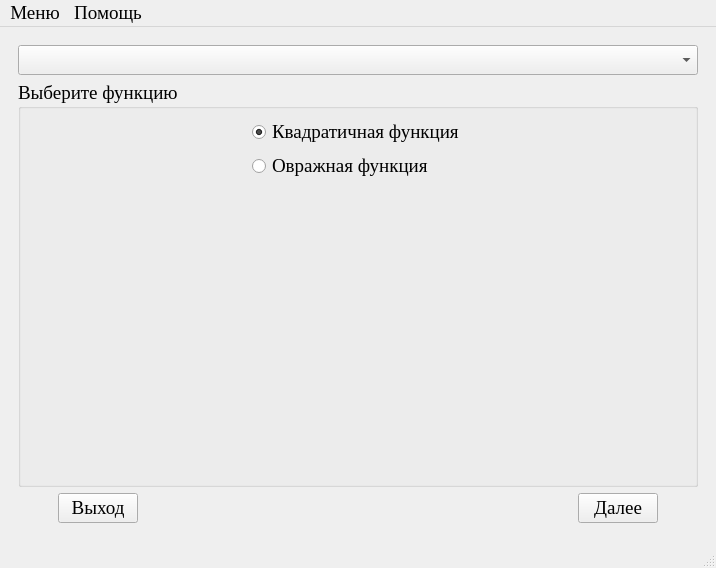
<?xml version="1.0" encoding="UTF-8"?>
<ui version="4.0">
 <class>MainWindow</class>
 <widget class="QMainWindow" name="MainWindow">
  <property name="geometry">
   <rect>
    <x>0</x>
    <y>0</y>
    <width>716</width>
    <height>528</height>
   </rect>
  </property>
  <property name="font">
   <font>
    <family>Times New Roman</family>
    <pointsize>14</pointsize>
   </font>
  </property>
  <property name="windowTitle">
   <string>МОСТ</string>
  </property>
  <property name="windowIcon">
   <iconset resource="data.qrc">
    <normaloff>:/icon/icon.bmp</normaloff>:/icon/icon.bmp</iconset>
  </property>
  <widget class="QWidget" name="centralwidget">
   <layout class="QGridLayout" name="gridLayout_5">
    <item row="0" column="0">
     <widget class="QStackedWidget" name="stackedWidget">
      <property name="currentIndex">
       <number>0</number>
      </property>
      <widget class="QWidget" name="page_3">
       <layout class="QGridLayout" name="gridLayout_4">
        <item row="0" column="0">
         <widget class="QComboBox" name="choiceMethods"/>
        </item>
        <item row="1" column="0">
         <widget class="QGroupBox" name="functions">
          <property name="title">
           <string>Выберите функцию</string>
          </property>
          <layout class="QVBoxLayout" name="verticalLayout_2">
           <item>
            <layout class="QHBoxLayout" name="horizontalLayout_2">
             <item>
              <spacer name="horizontalSpacer_4">
               <property name="orientation">
                <enum>Qt::Horizontal</enum>
               </property>
               <property name="sizeHint" stdset="0">
                <size>
                 <width>40</width>
                 <height>20</height>
                </size>
               </property>
              </spacer>
             </item>
             <item>
              <layout class="QVBoxLayout" name="verticalLayout">
               <item>
                <widget class="QRadioButton" name="quadFunction">
                 <property name="text">
                  <string>Квадратичная функция</string>
                 </property>
                 <property name="checked">
                  <bool>true</bool>
                 </property>
                </widget>
               </item>
               <item>
                <widget class="QRadioButton" name="ravinFunction">
                 <property name="text">
                  <string>Овражная функция</string>
                 </property>
                 <property name="checkable">
                  <bool>false</bool>
                 </property>
                </widget>
               </item>
              </layout>
             </item>
             <item>
              <spacer name="horizontalSpacer_5">
               <property name="orientation">
                <enum>Qt::Horizontal</enum>
               </property>
               <property name="sizeHint" stdset="0">
                <size>
                 <width>40</width>
                 <height>20</height>
                </size>
               </property>
              </spacer>
             </item>
            </layout>
           </item>
           <item>
            <spacer name="verticalSpacer">
             <property name="orientation">
              <enum>Qt::Vertical</enum>
             </property>
             <property name="sizeHint" stdset="0">
              <size>
               <width>20</width>
               <height>202</height>
              </size>
             </property>
            </spacer>
           </item>
          </layout>
         </widget>
        </item>
        <item row="2" column="0">
         <layout class="QHBoxLayout" name="horizontalLayout" stretch="0,0,1,0,0">
          <item>
           <spacer name="horizontalSpacer">
            <property name="orientation">
             <enum>Qt::Horizontal</enum>
            </property>
            <property name="sizeHint" stdset="0">
             <size>
              <width>40</width>
              <height>20</height>
             </size>
            </property>
           </spacer>
          </item>
          <item>
           <widget class="QPushButton" name="exit_button">
            <property name="text">
             <string>Выход</string>
            </property>
           </widget>
          </item>
          <item>
           <spacer name="horizontalSpacer_2">
            <property name="orientation">
             <enum>Qt::Horizontal</enum>
            </property>
            <property name="sizeHint" stdset="0">
             <size>
              <width>40</width>
              <height>20</height>
             </size>
            </property>
           </spacer>
          </item>
          <item>
           <widget class="QPushButton" name="next_button">
            <property name="text">
             <string>Далее</string>
            </property>
           </widget>
          </item>
          <item>
           <spacer name="horizontalSpacer_3">
            <property name="orientation">
             <enum>Qt::Horizontal</enum>
            </property>
            <property name="sizeHint" stdset="0">
             <size>
              <width>40</width>
              <height>20</height>
             </size>
            </property>
           </spacer>
          </item>
         </layout>
        </item>
       </layout>
      </widget>
      <widget class="QWidget" name="page_4">
       <property name="palette">
        <palette>
         <active>
          <colorrole role="WindowText">
           <brush brushstyle="SolidPattern">
            <color alpha="255">
             <red>20</red>
             <green>19</green>
             <blue>18</blue>
            </color>
           </brush>
          </colorrole>
          <colorrole role="Text">
           <brush brushstyle="SolidPattern">
            <color alpha="255">
             <red>20</red>
             <green>19</green>
             <blue>18</blue>
            </color>
           </brush>
          </colorrole>
          <colorrole role="ButtonText">
           <brush brushstyle="SolidPattern">
            <color alpha="255">
             <red>20</red>
             <green>19</green>
             <blue>18</blue>
            </color>
           </brush>
          </colorrole>
         </active>
         <inactive>
          <colorrole role="WindowText">
           <brush brushstyle="SolidPattern">
            <color alpha="255">
             <red>20</red>
             <green>19</green>
             <blue>18</blue>
            </color>
           </brush>
          </colorrole>
          <colorrole role="Text">
           <brush brushstyle="SolidPattern">
            <color alpha="255">
             <red>20</red>
             <green>19</green>
             <blue>18</blue>
            </color>
           </brush>
          </colorrole>
          <colorrole role="ButtonText">
           <brush brushstyle="SolidPattern">
            <color alpha="255">
             <red>20</red>
             <green>19</green>
             <blue>18</blue>
            </color>
           </brush>
          </colorrole>
         </inactive>
         <disabled>
          <colorrole role="WindowText">
           <brush brushstyle="SolidPattern">
            <color alpha="255">
             <red>0</red>
             <green>0</green>
             <blue>0</blue>
            </color>
           </brush>
          </colorrole>
          <colorrole role="Text">
           <brush brushstyle="SolidPattern">
            <color alpha="255">
             <red>0</red>
             <green>0</green>
             <blue>0</blue>
            </color>
           </brush>
          </colorrole>
          <colorrole role="ButtonText">
           <brush brushstyle="SolidPattern">
            <color alpha="255">
             <red>0</red>
             <green>0</green>
             <blue>0</blue>
            </color>
           </brush>
          </colorrole>
         </disabled>
        </palette>
       </property>
       <layout class="QGridLayout" name="gridLayout_6">
        <item row="0" column="0" colspan="2">
         <widget class="QLabel" name="func">
          <property name="alignment">
           <set>Qt::AlignCenter</set>
          </property>
         </widget>
        </item>
        <item row="1" column="0" colspan="2">
         <widget class="QGroupBox" name="groupBox">
          <property name="title">
           <string>Установка значений</string>
          </property>
          <layout class="QGridLayout" name="gridLayout_2">
           <item row="0" column="0">
            <layout class="QHBoxLayout" name="horizontalLayout_5">
             <item>
              <widget class="QRadioButton" name="choiceVar">
               <property name="text">
                <string>Выбор варианта</string>
               </property>
               <property name="checked">
                <bool>true</bool>
               </property>
              </widget>
             </item>
             <item>
              <spacer name="horizontalSpacer_9">
               <property name="orientation">
                <enum>Qt::Horizontal</enum>
               </property>
               <property name="sizeHint" stdset="0">
                <size>
                 <width>40</width>
                 <height>20</height>
                </size>
               </property>
              </spacer>
             </item>
             <item>
              <widget class="QRadioButton" name="inArm">
               <property name="text">
                <string>Ввод вручную</string>
               </property>
              </widget>
             </item>
            </layout>
           </item>
          </layout>
         </widget>
        </item>
        <item row="2" column="0" colspan="2">
         <layout class="QHBoxLayout" name="horizontalLayout_4" stretch="0,0">
          <item>
           <widget class="QLabel" name="label">
            <property name="text">
             <string>Выберите вариант:</string>
            </property>
           </widget>
          </item>
          <item>
           <widget class="QComboBox" name="comboBox"/>
          </item>
         </layout>
        </item>
        <item row="3" column="0">
         <widget class="QGroupBox" name="quadKoef">
          <property name="enabled">
           <bool>false</bool>
          </property>
          <property name="title">
           <string>Коэффициенты</string>
          </property>
          <layout class="QVBoxLayout" name="verticalLayout_3">
           <item>
            <layout class="QGridLayout" name="gridLayout_3" columnstretch="1,6">
             <item row="0" column="0">
              <widget class="QLabel" name="label_2">
               <property name="text">
                <string>A -</string>
               </property>
              </widget>
             </item>
             <item row="0" column="1">
              <widget class="QLineEdit" name="a">
               <property name="text">
                <string/>
               </property>
              </widget>
             </item>
             <item row="1" column="0">
              <widget class="QLabel" name="label_3">
               <property name="text">
                <string>B -</string>
               </property>
              </widget>
             </item>
             <item row="1" column="1">
              <widget class="QLineEdit" name="b">
               <property name="text">
                <string/>
               </property>
              </widget>
             </item>
             <item row="2" column="0">
              <widget class="QLabel" name="label_4">
               <property name="text">
                <string>C -</string>
               </property>
              </widget>
             </item>
             <item row="2" column="1">
              <widget class="QLineEdit" name="c">
               <property name="text">
                <string/>
               </property>
              </widget>
             </item>
             <item row="3" column="0">
              <widget class="QLabel" name="label_5">
               <property name="text">
                <string>D -</string>
               </property>
              </widget>
             </item>
             <item row="3" column="1">
              <widget class="QLineEdit" name="d">
               <property name="text">
                <string/>
               </property>
              </widget>
             </item>
             <item row="4" column="0">
              <widget class="QLabel" name="label_6">
               <property name="text">
                <string>E -</string>
               </property>
              </widget>
             </item>
             <item row="4" column="1">
              <widget class="QLineEdit" name="e">
               <property name="text">
                <string/>
               </property>
              </widget>
             </item>
             <item row="5" column="0">
              <widget class="QLabel" name="label_7">
               <property name="text">
                <string>F -</string>
               </property>
              </widget>
             </item>
             <item row="5" column="1">
              <widget class="QLineEdit" name="f">
               <property name="text">
                <string/>
               </property>
              </widget>
             </item>
             <item row="6" column="0">
              <widget class="QLabel" name="label_8">
               <property name="text">
                <string>G -</string>
               </property>
              </widget>
             </item>
             <item row="6" column="1">
              <widget class="QLineEdit" name="g">
               <property name="text">
                <string/>
               </property>
              </widget>
             </item>
            </layout>
           </item>
           <item>
            <spacer name="verticalSpacer_2">
             <property name="orientation">
              <enum>Qt::Vertical</enum>
             </property>
             <property name="sizeHint" stdset="0">
              <size>
               <width>20</width>
               <height>40</height>
              </size>
             </property>
            </spacer>
           </item>
          </layout>
         </widget>
        </item>
        <item row="3" column="1">
         <widget class="QGroupBox" name="quadSimpleCon">
          <property name="enabled">
           <bool>false</bool>
          </property>
          <property name="title">
           <string>Начальные условия</string>
          </property>
          <layout class="QVBoxLayout" name="verticalLayout_4">
           <item>
            <layout class="QGridLayout" name="gridLayout" columnstretch="1,5">
             <item row="0" column="0">
              <widget class="QLabel" name="label_9">
               <property name="text">
                <string>точность -</string>
               </property>
              </widget>
             </item>
             <item row="0" column="1">
              <widget class="QLineEdit" name="accuracy">
               <property name="text">
                <string/>
               </property>
              </widget>
             </item>
             <item row="1" column="0">
              <widget class="QLabel" name="label_10">
               <property name="text">
                <string>шаг по х1 -</string>
               </property>
              </widget>
             </item>
             <item row="1" column="1">
              <widget class="QLineEdit" name="stepx1">
               <property name="text">
                <string/>
               </property>
              </widget>
             </item>
             <item row="2" column="0">
              <widget class="QLabel" name="label_11">
               <property name="text">
                <string>шаг по х2 -</string>
               </property>
              </widget>
             </item>
             <item row="2" column="1">
              <widget class="QLineEdit" name="stepx2">
               <property name="text">
                <string/>
               </property>
              </widget>
             </item>
             <item row="3" column="0">
              <widget class="QLabel" name="label_12">
               <property name="text">
                <string>измен. шага -</string>
               </property>
              </widget>
             </item>
             <item row="3" column="1">
              <widget class="QLineEdit" name="stepChange">
               <property name="text">
                <string/>
               </property>
              </widget>
             </item>
             <item row="4" column="0">
              <widget class="QLabel" name="label_13">
               <property name="text">
                <string>х1 -</string>
               </property>
              </widget>
             </item>
             <item row="4" column="1">
              <widget class="QLineEdit" name="x1">
               <property name="text">
                <string/>
               </property>
              </widget>
             </item>
             <item row="5" column="0">
              <widget class="QLabel" name="label_14">
               <property name="text">
                <string>х2 -</string>
               </property>
              </widget>
             </item>
             <item row="5" column="1">
              <widget class="QLineEdit" name="x2">
               <property name="text">
                <string/>
               </property>
              </widget>
             </item>
            </layout>
           </item>
           <item>
            <spacer name="verticalSpacer_3">
             <property name="orientation">
              <enum>Qt::Vertical</enum>
             </property>
             <property name="sizeHint" stdset="0">
              <size>
               <width>20</width>
               <height>60</height>
              </size>
             </property>
            </spacer>
           </item>
          </layout>
         </widget>
        </item>
        <item row="4" column="0" colspan="2">
         <layout class="QHBoxLayout" name="horizontalLayout_3" stretch="0,0,1,0,0">
          <item>
           <spacer name="horizontalSpacer_6">
            <property name="orientation">
             <enum>Qt::Horizontal</enum>
            </property>
            <property name="sizeHint" stdset="0">
             <size>
              <width>40</width>
              <height>20</height>
             </size>
            </property>
           </spacer>
          </item>
          <item>
           <widget class="QPushButton" name="back_button">
            <property name="text">
             <string>Назад</string>
            </property>
           </widget>
          </item>
          <item>
           <spacer name="horizontalSpacer_7">
            <property name="orientation">
             <enum>Qt::Horizontal</enum>
            </property>
            <property name="sizeHint" stdset="0">
             <size>
              <width>40</width>
              <height>20</height>
             </size>
            </property>
           </spacer>
          </item>
          <item>
           <widget class="QPushButton" name="next_button_2">
            <property name="text">
             <string>Далее</string>
            </property>
           </widget>
          </item>
          <item>
           <spacer name="horizontalSpacer_8">
            <property name="orientation">
             <enum>Qt::Horizontal</enum>
            </property>
            <property name="sizeHint" stdset="0">
             <size>
              <width>40</width>
              <height>20</height>
             </size>
            </property>
           </spacer>
          </item>
         </layout>
        </item>
       </layout>
      </widget>
     </widget>
    </item>
   </layout>
  </widget>
  <widget class="QMenuBar" name="menubar">
   <property name="geometry">
    <rect>
     <x>0</x>
     <y>0</y>
     <width>716</width>
     <height>23</height>
    </rect>
   </property>
   <widget class="QMenu" name="menu">
    <property name="title">
     <string>Меню</string>
    </property>
    <addaction name="allow"/>
    <addaction name="separator"/>
    <addaction name="exit"/>
   </widget>
   <widget class="QMenu" name="menu_2">
    <property name="title">
     <string>Помощь</string>
    </property>
    <addaction name="help"/>
    <addaction name="separator"/>
    <addaction name="about"/>
   </widget>
   <addaction name="menu"/>
   <addaction name="menu_2"/>
  </widget>
  <widget class="QStatusBar" name="statusbar"/>
  <action name="help">
   <property name="text">
    <string>Справка</string>
   </property>
   <property name="shortcut">
    <string>F1</string>
   </property>
  </action>
  <action name="about">
   <property name="text">
    <string>О программе...</string>
   </property>
  </action>
  <action name="allow">
   <property name="text">
    <string>Разблокировать овражную функцию</string>
   </property>
   <property name="toolTip">
    <string>Разблокировать овражную функцию</string>
   </property>
  </action>
  <action name="exit">
   <property name="text">
    <string>Выход</string>
   </property>
  </action>
 </widget>
 <resources>
  <include location="data.qrc"/>
 </resources>
 <connections>
  <connection>
   <sender>exit</sender>
   <signal>activated()</signal>
   <receiver>MainWindow</receiver>
   <slot>close()</slot>
   <hints>
    <hint type="sourcelabel">
     <x>-1</x>
     <y>-1</y>
    </hint>
    <hint type="destinationlabel">
     <x>307</x>
     <y>222</y>
    </hint>
   </hints>
  </connection>
  <connection>
   <sender>exit_button</sender>
   <signal>clicked()</signal>
   <receiver>MainWindow</receiver>
   <slot>close()</slot>
   <hints>
    <hint type="sourcelabel">
     <x>102</x>
     <y>391</y>
    </hint>
    <hint type="destinationlabel">
     <x>307</x>
     <y>222</y>
    </hint>
   </hints>
  </connection>
 </connections>
</ui>
